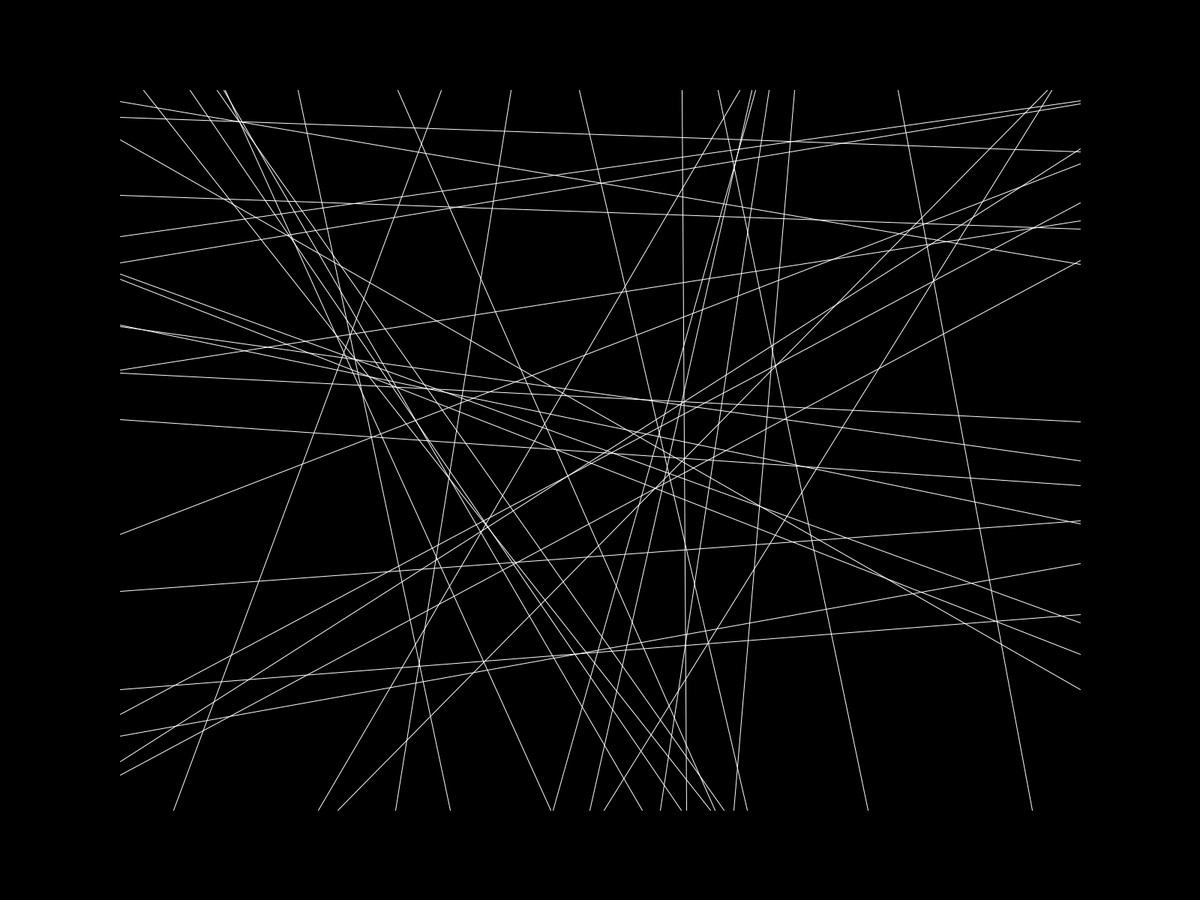
Frame 1 (no input)
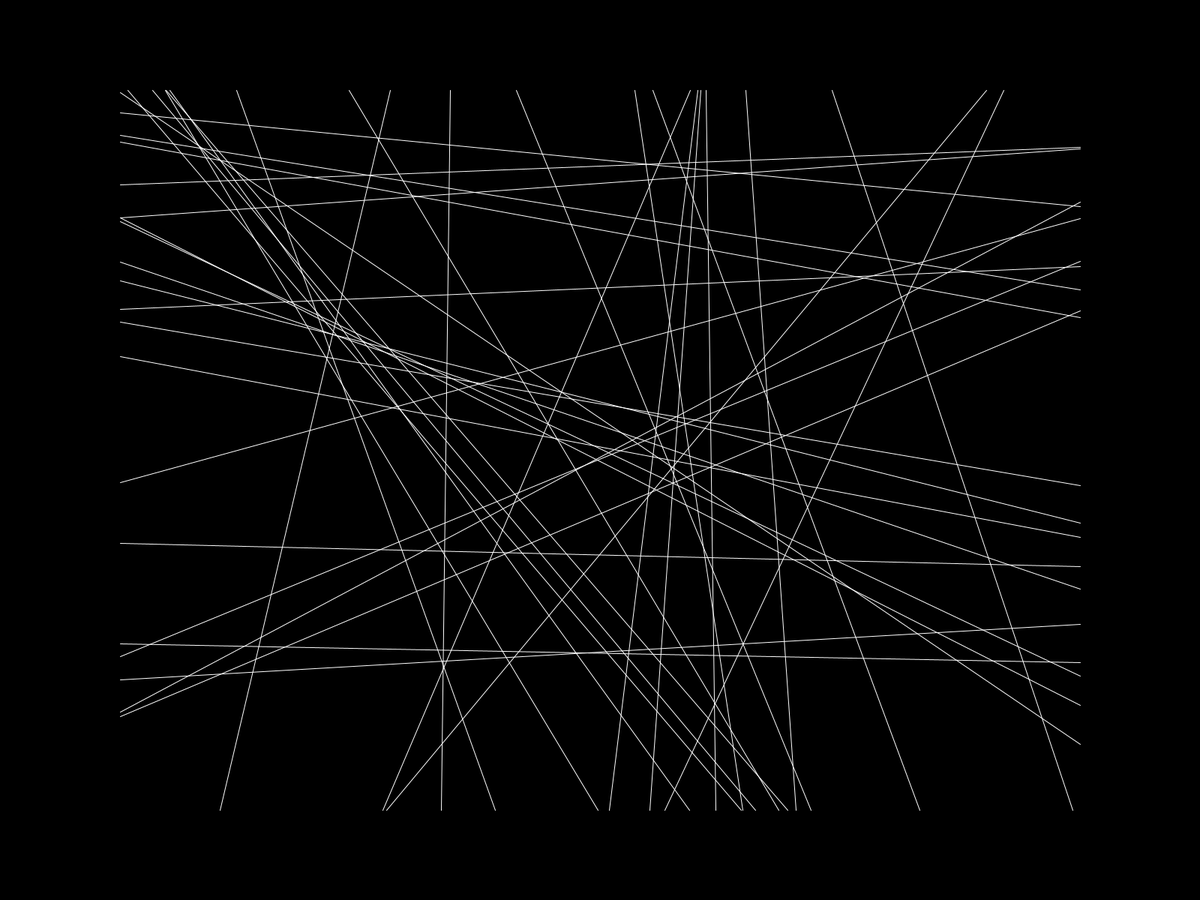
Frame 60 (the mouse pressed at the canvas centre just before this capture)
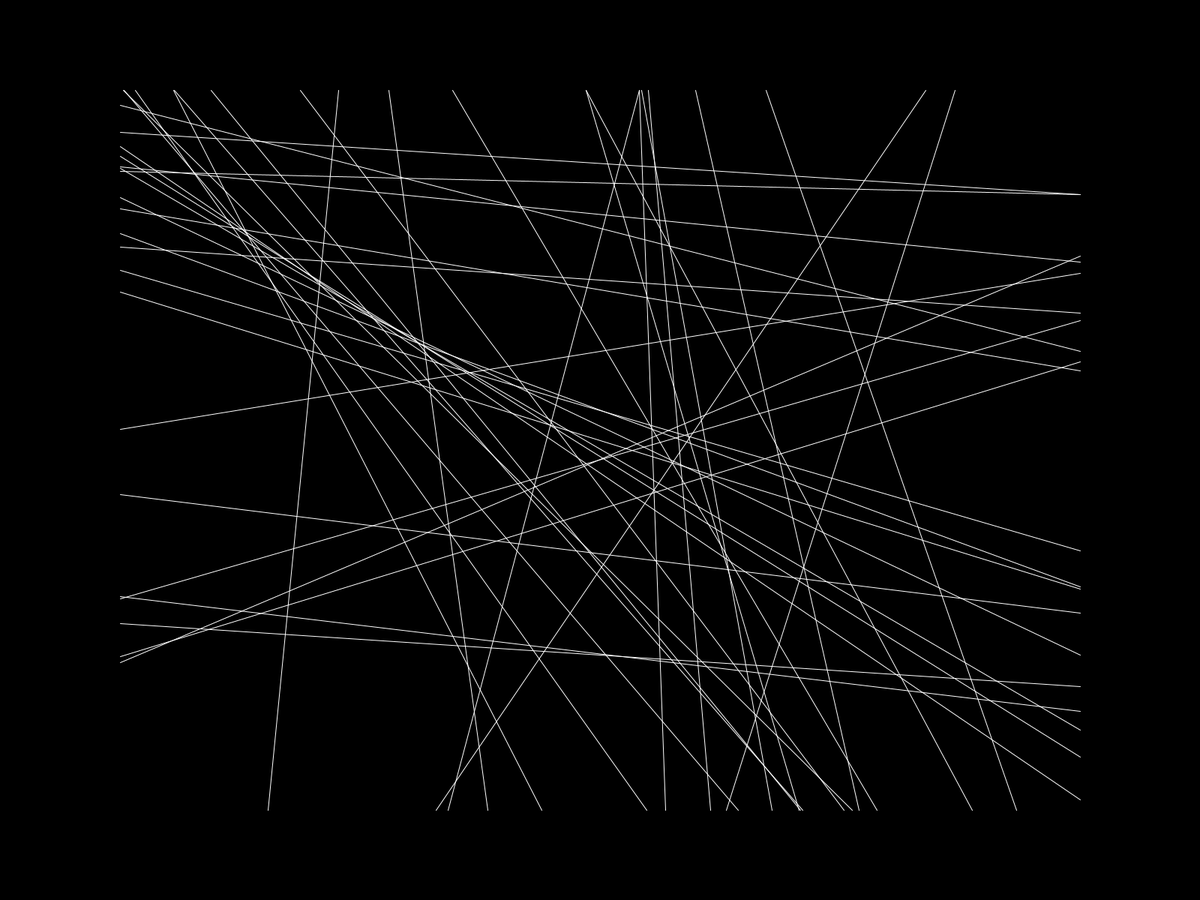
Frame 120 (the mouse held since frame 60 and released just before this capture)

The Processing sketch that drew these frames (run headless with seeded random() and noise(); from frame 60 on, the mouse is pressed at the canvas centre):

// Processing sketch: scrollingLines
// ── scrollingLines.pde
Line0[] lines0 = new Line0[20];
Line1[] lines1 = new Line1[20];
void setup() {
    fullScreen();
    for (int i = 0; i < lines0.length; i++) {
        lines0[i] = new Line0();
    }
    for (int i = 0; i < lines1.length; i++) {
        lines1[i] = new Line1();
    }
}
void draw() {
    background(00);
    for (int i = 0; i < lines0.length; i++) {
    lines0[i].display();
    lines0[i].move();
    }
    for (int i = 0; i < lines1.length; i++) {
    lines1[i].display();
    lines1[i].move();
    }
    if (mousePressed == false){
      noCursor();
    }
}
class Line0 {
    PVector dotL, dotR, vel0, vel1;

    float r0 = random(1, 1.5);
    float r1 = random(1, 1.5);
    boolean changeCorse0 = true;
    boolean changeCorse1 = true;
    Line0() {
        dotL = new PVector(width*0.1, random(height*0.1, height*0.9));
        dotR = new PVector(width*0.9, random(height*0.1, height*0.9));
        vel0 = new PVector(0, r0);
        vel1 = new PVector(0, r1);
    }
    void display() {
        strokeWeight(1);
        stroke(255);
        line(dotL.x, dotL.y, dotR.x, dotR.y);
    }
    void move() {
        if((dotL.y < height*0.1) || (dotL.y > height*0.9)) {
            changeCorse0 = !changeCorse0;
        }
        if(changeCorse0) {
            dotL = dotL.sub(vel0);
        } else if(!changeCorse0) {
            dotL = dotL.add(vel0);
        }
        if((dotR.y < height*0.1) || (dotR.y > height*0.9)) {
            changeCorse1 = !changeCorse1;
        }
        if(changeCorse1) {
            dotR = dotR.add(vel1);
        } else if(!changeCorse1) {
            dotR = dotR.sub(vel1);
        }
    }
}
class Line1 {
    PVector dotT, dotB, vel0, vel1;

    float r0 = random(1, 1.5);
    float r1 = random(1, 1.5);
    boolean changeCorse0 = true;
    boolean changeCorse1 = true;
    Line1() {
        dotT = new PVector(random(width*0.1, width*0.9), height*0.1);
        dotB = new PVector(random(width*0.1, width*0.9), height*0.9);
        vel0 = new PVector(r0, 0);
        vel1 = new PVector(r1, 0);
    }
    void display() {
        strokeWeight(1);
        stroke(255);
        line(dotT.x, dotT.y, dotB.x, dotB.y);
    }
    void move() {
        if((dotT.x < width*0.1) || (dotT.x > width*0.9)) {
            changeCorse0 = !changeCorse0;
        }
        if(changeCorse0) {
            dotT = dotT.sub(vel0);
        } else if(!changeCorse0) {
            dotT = dotT.add(vel0);
        }
        if((dotB.x < width*0.1) || (dotB.x > width*0.9)) {
            changeCorse1 = !changeCorse1;
        }
        if(changeCorse1) {
            dotB = dotB.add(vel1);
        } else if(!changeCorse1) {
            dotB = dotB.sub(vel1);
        }
    }
}
